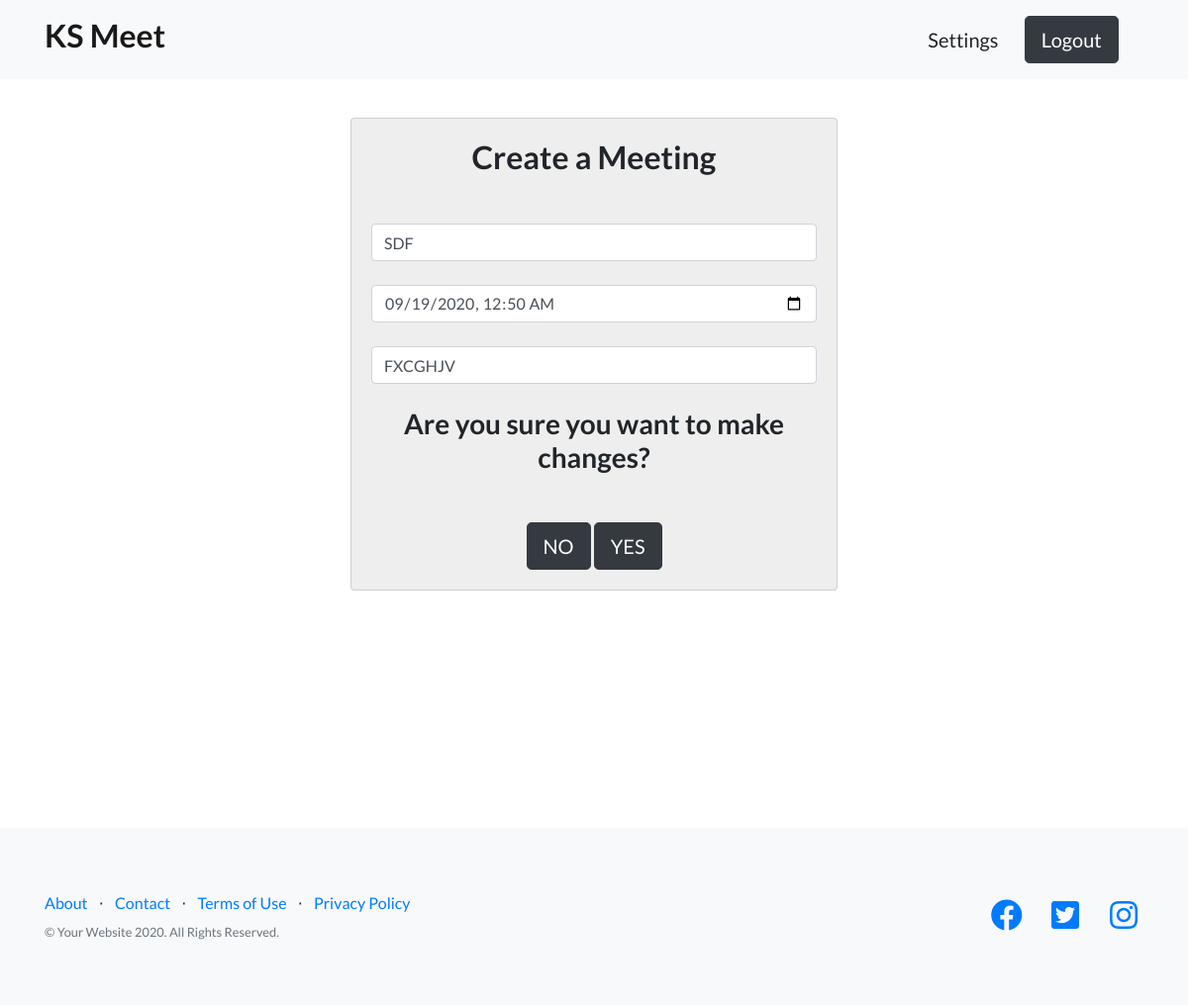
Page /edit.php?link=5 (signed in) on the committed database.
### tables this page shows
CREATE TABLE `meet` (
  `meetid` int(11) NOT NULL,
  `title` varchar(255) NOT NULL,
  `to_meet` varchar(255) NOT NULL,
  `userid` int(11) NOT NULL,
  `start_datetime` datetime NOT NULL DEFAULT CURRENT_TIMESTAMP,
  `end_datetime` datetime NOT NULL DEFAULT CURRENT_TIMESTAMP
);

### edit.php (the view, shortened to what this page needs)
<!DOCTYPE html>
<html lang="en">
<head>
  <link href="vendor/bootstrap/css/bootstrap.min.css" rel="stylesheet">
  <link href="vendor/fontawesome-free/css/all.min.css" rel="stylesheet">
  <link href="vendor/simple-line-icons/css/simple-line-icons.css" rel="stylesheet" type="text/css">
  <link href="css/landing-page.min.css" rel="stylesheet">
</head>
<body>
  <nav class="navbar navbar-light bg-light static-top">
    <div class="container">
      <a class="navbar-brand" href="logined.php"><h2>KS Meet</h2></a>
      <div class="navbar">
	 	<a class="btn btn-lg btn-light" href="#">Settings</a>&nbsp;&nbsp;&nbsp;
		<a class="btn btn-lg btn-dark" href="logout.php">Logout</a>&nbsp;&nbsp;&nbsp;
    </div>
  </nav>
<br>
<?php
include_once 'dbh.php';
$meetid = $_GET['link'];
if($meetid!=null)
{
    $sql="SELECT * FROM meet WHERE meetid = $meetid ";
    $result=mysqli_query($conn,$sql);
    while($row = mysqli_fetch_assoc($result)){
        $title = $row['title'];
        $datetimet = $row['start_datetime'];
        $tomeet = $row['to_meet'];
    }
    echo '
    <div class="row">
  <div class="leftcolumn">
    <div class="card">
        <h2 class="mb-5">Create a Meeting</h2>
        <form class="form-signin" action="edit.php?edit='.$meetid.'" method="POST" style="width: 100%;">
                <label for="inputTitle" class="sr-only">Title</label>
                <input type="text" name="inputTitle" class="form-control" placeholder="Title" value="'.$title.'" required autofocus><br>
                <label for="inputDateTime" class="sr-only">DateTime</label>
                <input type="datetime-local" name="inputDateTime" class="form-control" value="'.$datetimet.'" required><br>
                <label for="inputToMeet" class="sr-only">To Meet</label>
                <input type="text" name="inputToMeet" class="form-control" placeholder="To meet..." value="'.$tomeet.'" required autofocus><br>
                <h3 class="mb-5">Are you sure you want to make changes?</h3>
                <a class="btn btn-lg btn-dark" href="logined.php">NO</a>
                <input class="btn btn-lg btn-dark" type="submit" name="create" value="YES">
        </form>
    </div>
  </div>
</div>
    ';
}
?>
<br>
<br>
<br>
<br>
<br>
<br>
<br>
<br>
<br>
<br>
  <footer class="footer bg-light" style="padding-down:-10px;">
    <div class="container">
      <div class="row">
        <div class="col-lg-6 h-100 text-center text-lg-left my-auto">
          <ul class="list-inline mb-2">
            <li class="list-inline-item">
              <a href="#">About</a>
            </li>
            <li class="list-inline-item">&sdot;</li>
            <li class="list-inline-item">
              <a href="#">Contact</a>
            </li>
            <li class="list-inline-item">&sdot;</li>
            <li class="list-inline-item">
              <a href="#">Terms of Use</a>
            </li>
            <li class="list-inline-item">&sdot;</li>
            <li class="list-inline-item">
              <a href="#">Privacy Policy</a>
            </li>
          </ul>
          <p class="text-muted small mb-4 mb-lg-0">&copy; Your Website 2020. All Rights Reserved.</p>
        </div>
        <div class="col-lg-6 h-100 text-center text-lg-right my-auto">
          <ul class="list-inline mb-0">
            <li class="list-inline-item mr-3">
              <a href="https://facebook.com/mahale.shantanu.26">
                <i class="fab fa-facebook fa-2x fa-fw"></i>
              </a>
            </li>
            <li class="list-inline-item mr-3">
              <a href="">
                <i class="fab fa-twitter-square fa-2x fa-fw"></i>
              </a>
            </li>
            <li class="list-inline-item">
              <a href="https://instagram.com/shaantnu_/">
                <i class="fab fa-instagram fa-2x fa-fw"></i>
              </a>
            </li>
          </ul>
        </div>
      </div>
    </div>
  </footer>
</body>
</html>

### edit.php (style rules this page uses)
.leftcolumn { padding-left: 30%; width: 70%; }
.card { background-color: #eee; padding: 20px; margin-top: 15px; text-align: center; }
.row:after { content: ""; display: table; clear: both; }

### rows in the picture
meet: inputTitle "SDF", inputDateTime "09/19/2020 00:50", inputToMeet "FXCGHJV"
